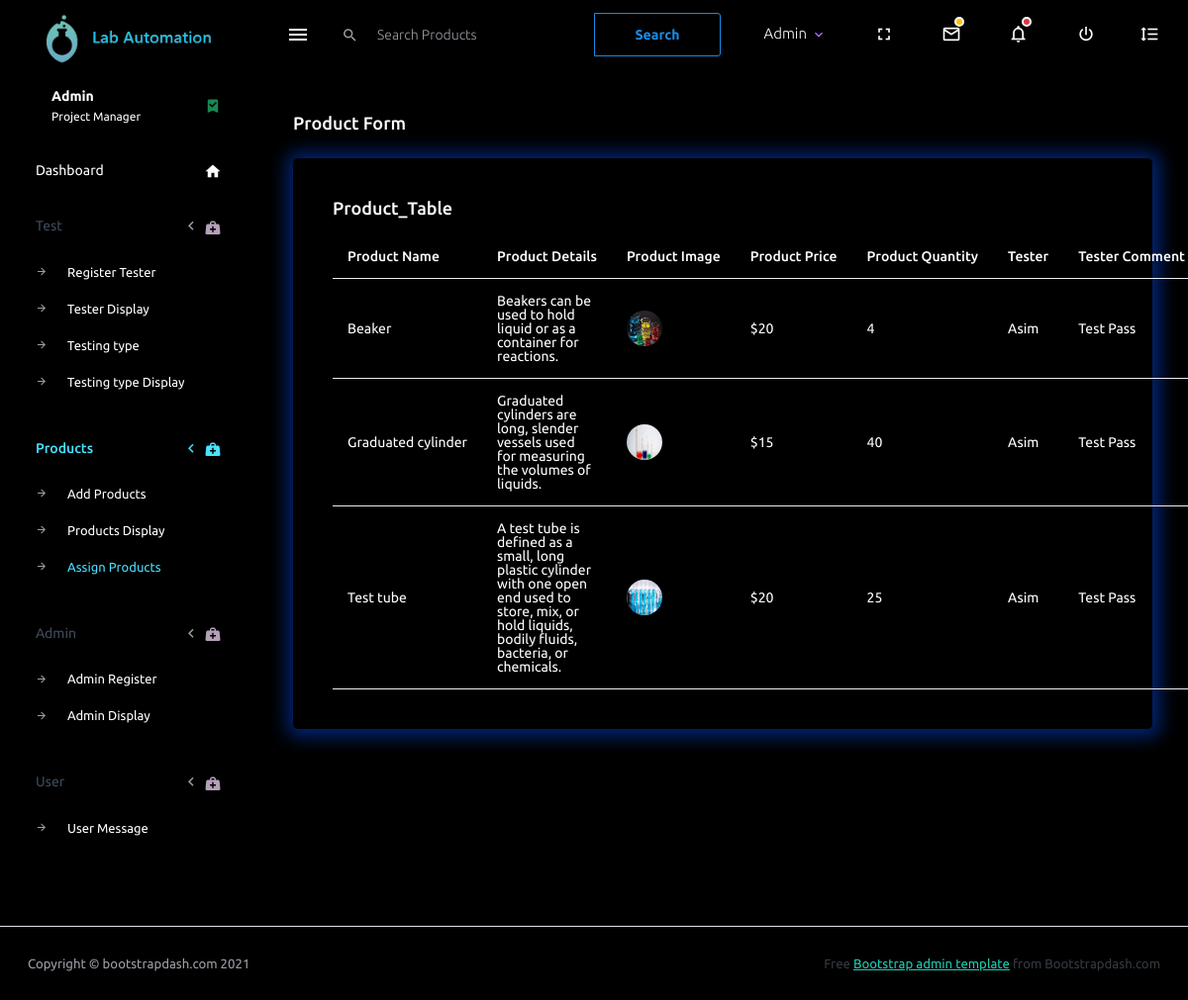
/Admin_Panel/assign_product.php (signed in), run on the app's committed database.
### tables this page shows
CREATE TABLE `products` (
  `prod_id` int(11) NOT NULL,
  `prod_name` varchar(255) NOT NULL,
  `prod_desc` text NOT NULL,
  `prod_price` varchar(255) NOT NULL,
  `prod_image` varchar(500) NOT NULL,
  `prod_qty` int(11) NOT NULL,
  `prod_status` int(11) NOT NULL DEFAULT 0
);

CREATE TABLE `tester` (
  `tester_id` int(11) NOT NULL,
  `tester_name` varchar(100) NOT NULL,
  `tester_email` varchar(255) NOT NULL,
  `tester_password` varchar(255) NOT NULL,
  `tester_description` varchar(500) NOT NULL
);

CREATE TABLE `testedproducts` (
  `tested_id` int(11) NOT NULL,
  `tested_prod_id` int(11) NOT NULL,
  `tested_tester_id` int(11) NOT NULL,
  `tested_testing_type` int(11) NOT NULL,
  `tested_comment` varchar(500) NOT NULL
);

### Admin_Panel/assign_product.php (the view, shortened to what this page needs)
<?php
include("shared/_navbar.php");
?>
<div class="container-fluid page-body-wrapper">
    <?php
    include("shared/_sidebar.php");
    ?>
    <div class="main-panel">
        <div class="content-wrapper" style="background-color:black;">
            <div class="page-header">
                <h3 class="page-title text-white"> Product Form </h3>
            </div>
            <div class="col-12 grid-margin stretch-card">
                <div class="card" style="box-shadow:1px 1px 18px 7px  rgb(0, 37, 117);background: black">
                    <div class="card-body">
                        <h4 class="card-title mb-3 text-white">Product_Table</h4>
                        <table class="table text-white">
                            <thead>
                                <tr>
                                    <th scope="col">Product Name</th>
                                    <th scope="col">Product Details</th>
                                    <th scope="col">Product Image</th>
                                    <th scope="col">Product Price</th>
                                    <th scope="col">Product Quantity</th>
                                    <th scope="col">Tester</th>
                                    <th scope="col">Tester Comment</th>
                                </tr>
                            </thead>
                            <tbody>
                            <?php
                                $query ="SELECT * FROM `products` JOIN `testedproducts` ON products.prod_id = testedproducts.tested_prod_id
                                Join `tester` on tester.tester_id = testedproducts.tested_tester_id";
                                $run = mysqli_query($conn, $query);
                                while ($data = mysqli_fetch_assoc($run))
                                {
                                ?>
                                <tr>
                                    <td><?php echo $data['prod_name']?></td>
                                    <td style="white-space: pre-line;"><?php echo $data['prod_desc']?></td>
                                    <td><img src="assets/images/<?php echo $data['prod_image']?>"></td>
                                    <td><?php echo $data['prod_price']?></td>
                                    <td><?php echo $data['prod_qty']?></td>
                                    <td value="<?php echo $data['tested_tester_id']?>"><?php echo $data['tester_name']?></td>
                                    <td><?php echo $data['tested_comment']?></td>
                                </tr>
                        <?php
                            }
                        ?>
                            </tbody>
                        </table>
                    </div>
                </div>
            </div>
        </div>
    </div>
</div>
<?php
include("shared/_footer.php");
?>

### data on the page
products: prod_name "Beaker", prod_desc "Beakers can be used to hold liquid or as a container for reactions.", prod_image (picture), prod_price "$20", prod_qty "4", tester.tester_name "Asim", testedproducts.tested_comment "Test Pass"
products: prod_name "Graduated cylinder", prod_desc "Graduated cylinders are long, slender vessels used for measuring the volumes of liquids.", prod_image (picture), prod_price "$15", prod_qty "40", tester.tester_name "Asim", testedproducts.tested_comment "Test Pass"
products: prod_name "Test tube", prod_desc "A test tube is defined as a small, long plastic cylinder with one open end used to store, mix, or hold liquids, bodily fluids, bacteria, or chemicals.", prod_image (picture), prod_price "$20", prod_qty "25", tester.tester_name "Asim", testedproducts.tested_comment "Test Pass"

### other printed values
$_SESSION['User_Name'] "Admin"
